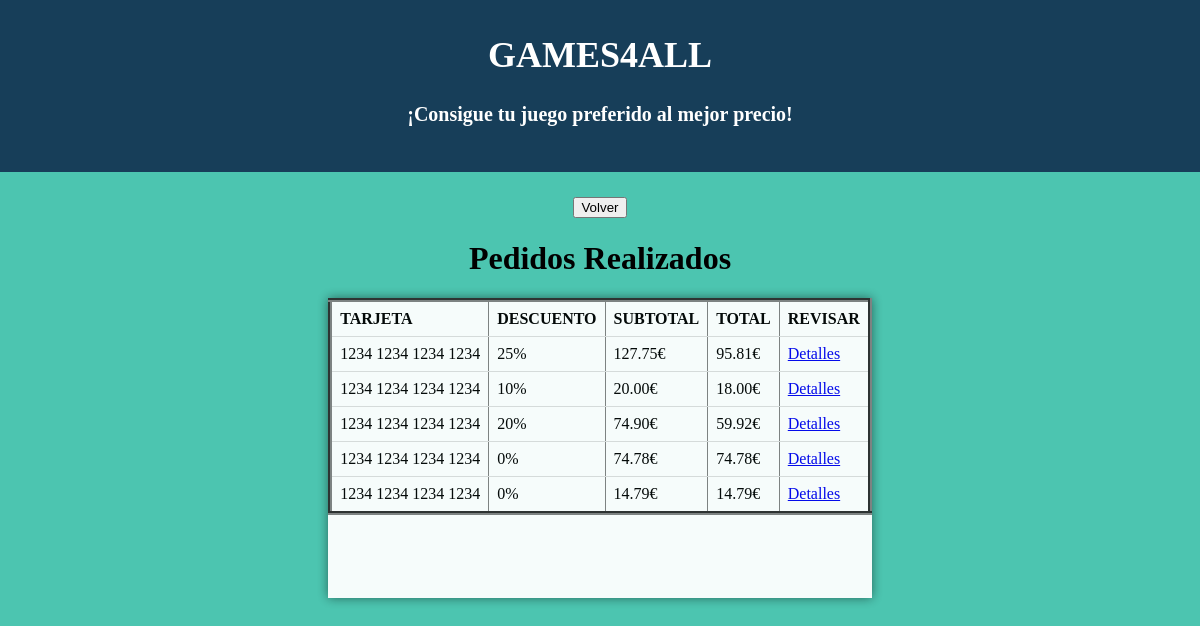
The page /consultar_pedidos.php (signed in) on the database its author committed.
### tables this page shows
CREATE TABLE `pedido` (
  `id_pedido` int(11) NOT NULL,
  `id_usuario` int(11) NOT NULL,
  `id_tarjeta` int(11) NOT NULL,
  `descuento` int(11) DEFAULT NULL,
  `subtotal` decimal(10,2) NOT NULL,
  `fecha` date NOT NULL
);

CREATE TABLE `tarjeta` (
  `id_tarjeta` int(11) NOT NULL,
  `numero` varchar(17) NOT NULL,
  `caducidad` date NOT NULL,
  `titular` varchar(60) NOT NULL,
  `id_usuario` int(11) NOT NULL
);

### consultar_pedidos.php (the view, shortened to what this page needs)
<?php
    $conexion = new mysqli("localhost", "root", "", "games4all");
?>
<!DOCTYPE html>
<html>
    <head>
        <link rel="stylesheet" href="estilos.css">
        <div id="header">
        <h1>GAMES4ALL</h1>
        <h4>¡Consigue tu juego preferido al mejor precio!</h4>
    </div>
    </head>
    <body style="background-color: #4CC5B0; color: #000000;">
    <div style="text-align: center;">
        <div>
            <form method="POST" action="menus.php">
                <input type="submit" value="Volver">
            </form>
        </div>
        <h1>Pedidos Realizados</h1>
    </div>
    <div style="overflow-y:auto; height: 300px; display: inline-block; background-color: #ffffff; opacity: 0.95; box-shadow: 0 0 10px 0 rgba(0,0,0,0.5); ">
        <table border='4' style='border-collapse: collapse;'>
            <tr>
                <th>TARJETA</th>
                <th>DESCUENTO</th>
                <th>SUBTOTAL</th>
                <th>TOTAL</th>
                <th>REVISAR</th>
            </tr>
            <?php
            $sql = "SELECT p.id_pedido, u.alias, t.numero, IFNULL(p.descuento, 0) as descuento, p.subtotal FROM pedido p JOIN usuario u ON p.id_usuario = u.id_usuario JOIN tarjeta t ON p.id_tarjeta = t.id_tarjeta";
            $resultado = $conexion->query($sql);
            while ($fila = $resultado->fetch_assoc()) {
                echo "<tr>
                <td>" . rtrim(preg_replace('/\B(?=(\d{4})+(?!\d))/', ' ', $fila['numero'])) . "</td>
                <td>" . $fila['descuento'] . "%</td>
                <td>" . $fila['subtotal'] . "€</td>
                <td>" . number_format($fila['subtotal'] - ($fila['subtotal'] * ($fila['descuento'] / 100)), 2) . "€</td>
                <td>
                    <a href='detalles_pedido.php?id=" . $fila['id_pedido'] . "'>Detalles</a>
                </td>
              </tr>";
            }
            ?>
        </table>
    </div>
</body>
</html>

### estilos.css (style rules this page uses)
body { background: url('fondo.png') no-repeat center center fixed; background-size: contain; text-align: center; color: #4CC5B0; margin: 0; }
#header { background-color: #173E59; color: #ffffff; padding: 20px; margin-top: -10px; margin-left: 0px; margin-right: 0px; margin-bottom: 25px; }
#header h1 { font-family: 'Brush Script MT', cursive; font-size: 36px; }
#header h4 { font-family: 'Brush Script MT', cursive; font-size: 20px; }

### consultar_pedidos.php (style rules this page uses)
th, td { padding: 8px; text-align: left; border-bottom: 1px solid #ddd; }

### rows shown on the page
pedido: id_tarjeta.numero "1234 1234 1234 1234", descuento "25", subtotal "127.75", descuento "95.81"
pedido: id_tarjeta.numero "1234 1234 1234 1234", descuento "10", subtotal "20.00", descuento "18.00"
pedido: id_tarjeta.numero "1234 1234 1234 1234", descuento "20", subtotal "74.90", descuento "59.92"
pedido: id_tarjeta.numero "1234 1234 1234 1234", descuento "0", subtotal "74.78"
pedido: id_tarjeta.numero "1234 1234 1234 1234", descuento "0", subtotal "14.79"
